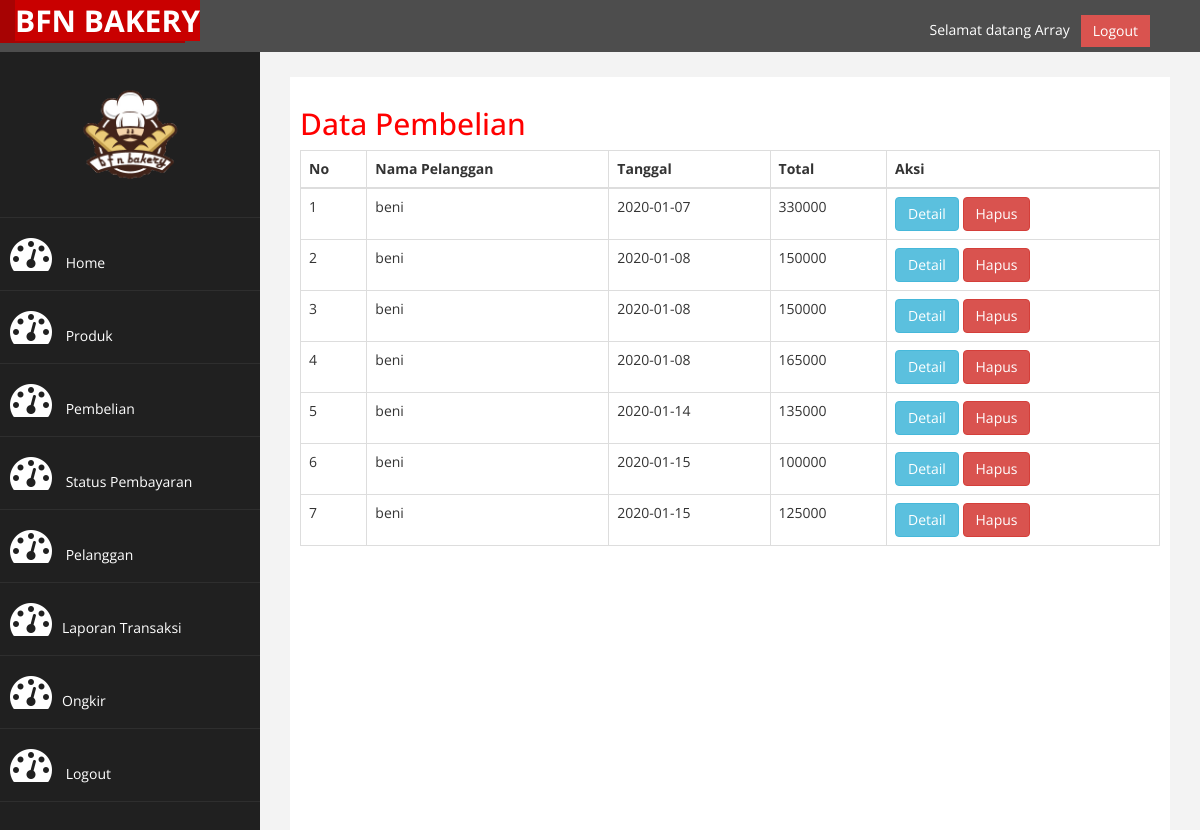
The app's page /admin/index.php?halaman=pembelian (signed in) with its own data.
### tables this page shows
CREATE TABLE `pembelian` (
  `tanggal_pembelian` varchar(30) NOT NULL,
  `total_pembelian` varchar(30) NOT NULL,
  `id_pembelian` int(30) NOT NULL,
  `id_pelanggan` varchar(30) NOT NULL,
  `id_ongkir` varchar(30) NOT NULL,
  `nama_kota` varchar(30) NOT NULL,
  `tarif` varchar(30) NOT NULL,
  `alamat_pengiriman` varchar(30) NOT NULL,
  `status_pembelian` varchar(30) NOT NULL,
  `nama_pembeli` varchar(30) NOT NULL,
  `no_telp` varchar(30) NOT NULL,
  `email_pembeli` varchar(30) NOT NULL
);

CREATE TABLE `pelanggan` (
  `email_pelanggan` varchar(30) NOT NULL,
  `password_pelanggan` varchar(30) NOT NULL,
  `telphone_pelanggan` varchar(30) NOT NULL,
  `nama_pelanggan` varchar(30) NOT NULL,
  `nama_kota` varchar(30) NOT NULL,
  `alamat_pelanggan` varchar(30) NOT NULL,
  `id_pelanggan` int(30) NOT NULL,
  `level` varchar(10) NOT NULL
);

### admin/pembelian.php (the view)
<h2>Data Pembelian</h2>
<table class="table table-bordered">
	<thead>
		<tr>
			<th>No</th>
			<th>Nama Pelanggan</th>
			<th>Tanggal</th>
			<th>Total</th>
			<th>Aksi</th>
		</tr>
	</thead>
	<tbody>
		<?php $nomor=1; ?>
		<?php $ambil=$koneksi->query("SELECT * FROM pembelian JOIN pelanggan ON pembelian.
			id_pelanggan=pelanggan.id_pelanggan "); ?>
		<?php while($pecah =$ambil->fetch_assoc()){ ?>
		<tr>
			<td><?php echo $nomor; ?></td>
			<td><?php echo $pecah['nama_pelanggan']; ?></td>
			<td><?php echo $pecah['tanggal_pembelian']; ?></td>
			<td><?php echo $pecah['total_pembelian']; ?></td>
			<td>
				<a href="index.php?halaman=detail&id=<?php echo $pecah['id_pembelian']; ?>" class="btn btn-info">Detail</a>
				<a href="index.php?halaman=hapuspembeli&id=<?php echo $pecah['id_pembelian']; ?>" class="btn-danger btn">Hapus</a>
			</td>
		</tr>
		<?php $nomor++; ?>
		<?php } ?>
	</tbody>
</table>

### admin/assets/css/custom.css (style rules this page uses)
body { font-family: 'Open Sans', sans-serif; }
h2 { color: #f00; }

### records on screen
pembelian: id_pelanggan.nama_pelanggan "beni", tanggal_pembelian "2020-01-07", total_pembelian "330000"
pembelian: id_pelanggan.nama_pelanggan "beni", tanggal_pembelian "2020-01-08", total_pembelian "150000"
pembelian: id_pelanggan.nama_pelanggan "beni", tanggal_pembelian "2020-01-08", total_pembelian "150000"
pembelian: id_pelanggan.nama_pelanggan "beni", tanggal_pembelian "2020-01-08", total_pembelian "165000"
pembelian: id_pelanggan.nama_pelanggan "beni", tanggal_pembelian "2020-01-14", total_pembelian "135000"
pembelian: id_pelanggan.nama_pelanggan "beni", tanggal_pembelian "2020-01-15", total_pembelian "100000"
pembelian: id_pelanggan.nama_pelanggan "beni", tanggal_pembelian "2020-01-15", total_pembelian "125000"

### other values on screen
$_SESSION["pelanggan"] "Array"
